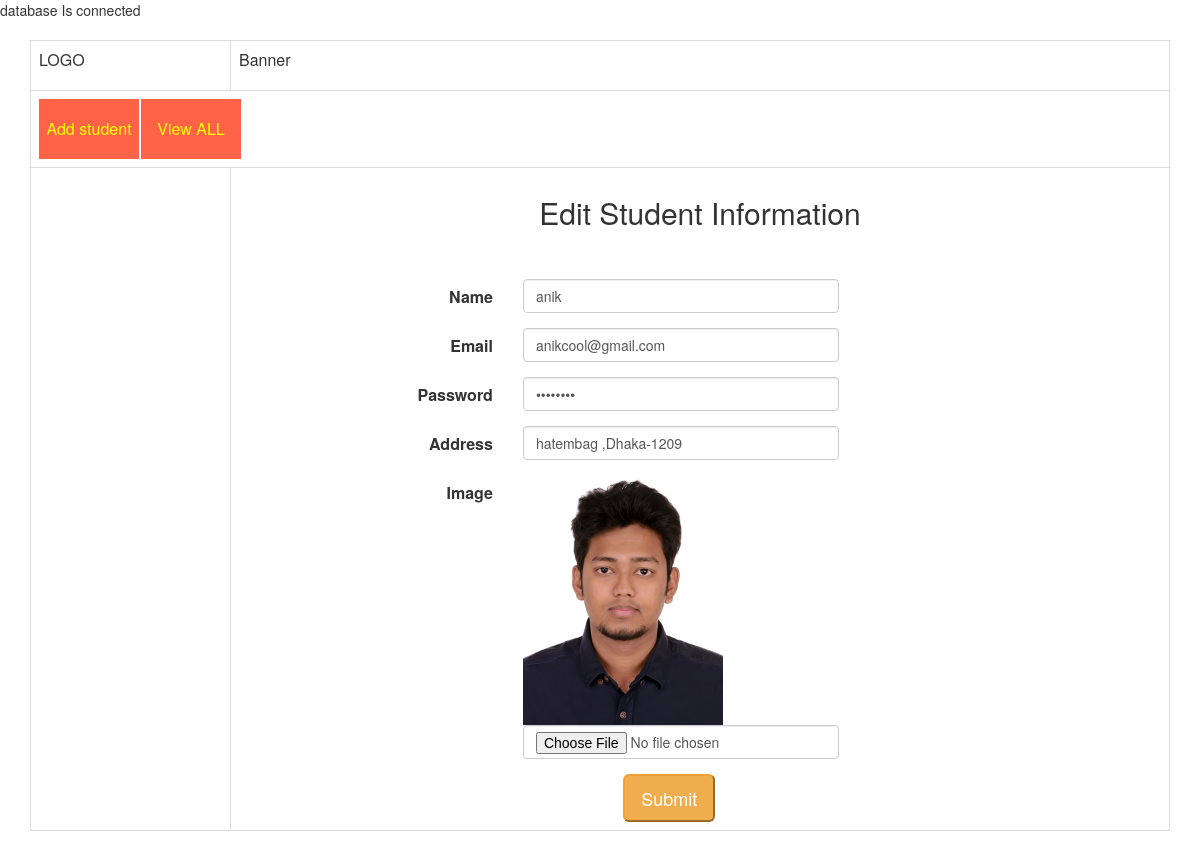
Page /edit_student.php?id=18 on the committed database.
### tables this page shows
CREATE TABLE `tbl_student` (
  `student_id` int(3) NOT NULL,
  `student_name` varchar(100) NOT NULL,
  `student_email` varchar(100) NOT NULL,
  `student_password` varchar(32) NOT NULL,
  `student_address` text NOT NULL,
  `image` text NOT NULL
);

### student.php (called while the page is built, shortened)
<?php
class Student{
		private $connection ;
		public function __construct(){
			$host_name = 'localhost';
			$username = 'root';
			$password = '';
			$db_name = 'students';
			$this->connection = mysqli_connect($host_name,$username,$password, $db_name);
		}
	public function select_all_student_by_id($student_id){
		$query = "SELECT * FROM tbl_student WHERE student_id='$student_id'";
		$query_result = mysqli_query($this->connection,$query);
		return $query_result;
	}
}
 ?>

### edit_student.php (the view, shortened to what this page needs)
<?php
require "student.php";
$obj_student = new Student();
 $student_id = $_GET['id'];
 $query_result = $obj_student->select_all_student_by_id($student_id);
$row=mysqli_fetch_assoc($query_result);
 ?>
<html>
<head>
	<link rel="stylesheet" href="https://maxcdn.bootstrapcdn.com/bootstrap/3.3.7/css/bootstrap.min.css">
	<link rel="stylesheet" type="text/css" href="style.css">
</head>
<body>
	<div class="container">
		<table class="table table-bordered table-responsive">
			<tr>
				<td width="200px" height="50px">LOGO</td>
				<td colspan="6"> Banner</td>
			</tr>
			<tr>
				<td height="60" colspan="7">
					<ul>
						<li><a href="index.php">Add student</a></li>
						<li><a href="view_student.php">View ALL</a></li>
					</ul>
				</td>
			</tr>
			<tr>
				<td height="500"></td>
				<td>
					<h2 style="margin-bottom: 50px" class="text-center">Edit Student Information</h2>
					<div class="col-md-6 col-md-offset-2 col-sm-6" >
						<form class="form-horizontal" action="" method="POST" enctype="multipart/form-data">
							<div class="form-group">
								<label for="name" class="col-sm-3 control-label">Name</label>
								<div class="col-sm-9">
									<input name="name" type="text" class="form-control" id="name" placeholder="name" value="<?php echo $row['student_name'];?>">
								</div>
							</div>
							<div class="form-group">
								<label for="email" class="col-sm-3 control-label">Email</label>
								<div class="col-sm-9">
									<input name ="email" type="email" class="form-control" id="email" placeholder="Email" value="<?php echo $row['student_email'];?>">
								</div>
							</div>
							<div class="form-group">
								<label for="password" class="col-sm-3 control-label">Password</label>
								<div class="col-sm-9">
									<input name ="password" type="password" class="form-control" id="password" placeholder="Password" value="<?php echo $row['student_password'];?>">
								</div>
							</div>
							<div class="form-group">
								<label for="Address" class="col-sm-3 control-label">Address</label>
								<div class="col-sm-9">
									<input name="address" type="text" class="form-control" id="Address" placeholder="Address" value="<?php echo $row['student_address'];?>">
								</div>
							</div>
							<div class="form-group">
								<label for="image" class="col-sm-3 control-label">Image</label>
								<div class="col-sm-9">
								<img src="images/<?php echo $row['image'];?>" width="200">
									<input name="image" type="file" class="form-control" id="Image" placeholder="Image">
								</div>
							</div>
							<div class="col-md-offset-6">
								<input type="submit" name="btn" class="btn-lg btn-warning ">
							</div>
						</form>
					</div>
				</td>
			</tr>
		</table>
	</div>
</body>
</html>

### style.css (style rules this page uses)
* { padding:0px; margin:0px; }
ul { list-style: none; }
ul li { height: 60px; width: 100px; background: tomato; float: left; margin-right: 2px; }
ul li a { color: yellow!important; display: block; text-align: center; line-height: 60px; text-decoration: none; }

### rows in the picture
tbl_student: name "anik", email "anikcool@gmail.com", address "hatembag ,Dhaka-1209", image (picture)
